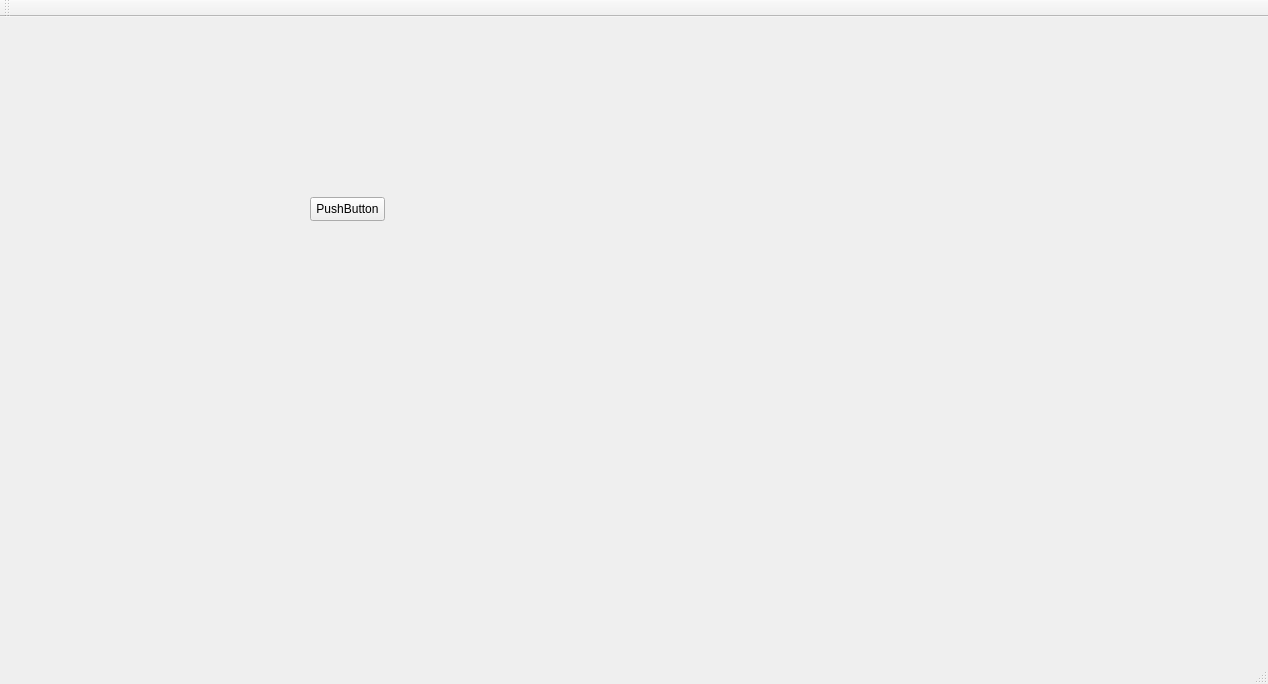
<?xml version="1.0" encoding="UTF-8"?>
<ui version="4.0">
 <class>QtWidgetsApplication1Class</class>
 <widget class="QMainWindow" name="QtWidgetsApplication1Class">
  <property name="geometry">
   <rect>
    <x>0</x>
    <y>0</y>
    <width>1268</width>
    <height>684</height>
   </rect>
  </property>
  <property name="windowTitle">
   <string>QtWidgetsApplication1</string>
  </property>
  <widget class="QWidget" name="centralWidget">
   <widget class="QPushButton" name="pushButton">
    <property name="geometry">
     <rect>
      <x>310</x>
      <y>180</y>
      <width>75</width>
      <height>24</height>
     </rect>
    </property>
    <property name="text">
     <string>PushButton</string>
    </property>
   </widget>
  </widget>
  <widget class="QMenuBar" name="menuBar">
   <property name="geometry">
    <rect>
     <x>0</x>
     <y>0</y>
     <width>1268</width>
     <height>22</height>
    </rect>
   </property>
  </widget>
  <widget class="QToolBar" name="mainToolBar">
   <attribute name="toolBarArea">
    <enum>TopToolBarArea</enum>
   </attribute>
   <attribute name="toolBarBreak">
    <bool>false</bool>
   </attribute>
  </widget>
  <widget class="QStatusBar" name="statusBar"/>
 </widget>
 <layoutdefault spacing="6" margin="11"/>
 <resources>
  <include location="QtWidgetsApplication1.qrc"/>
 </resources>
 <connections/>
</ui>
